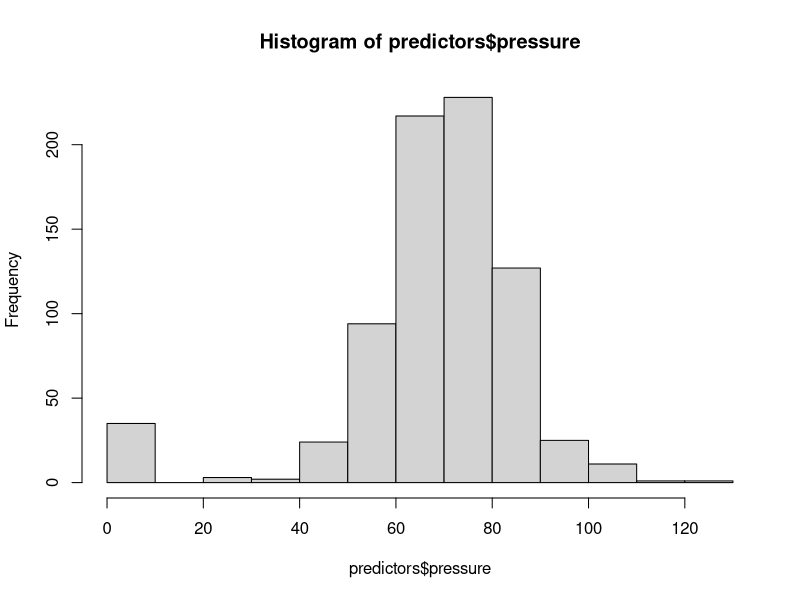
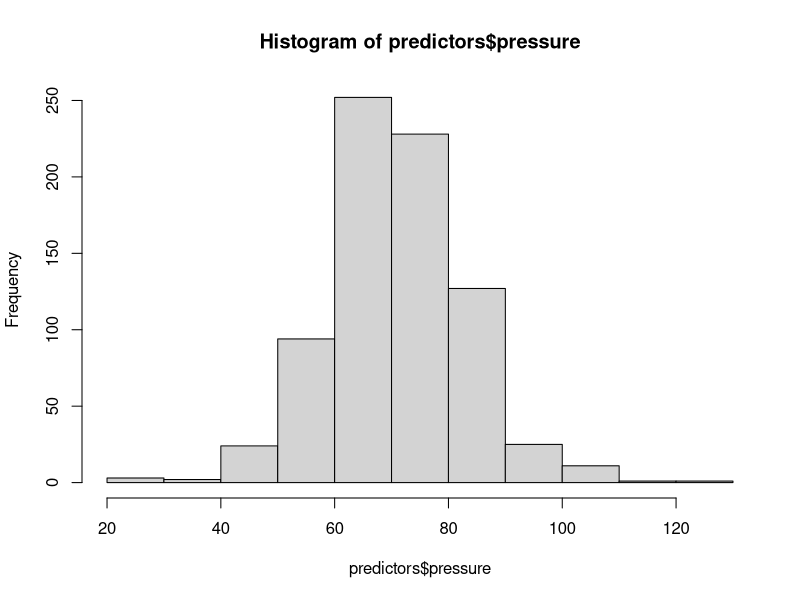
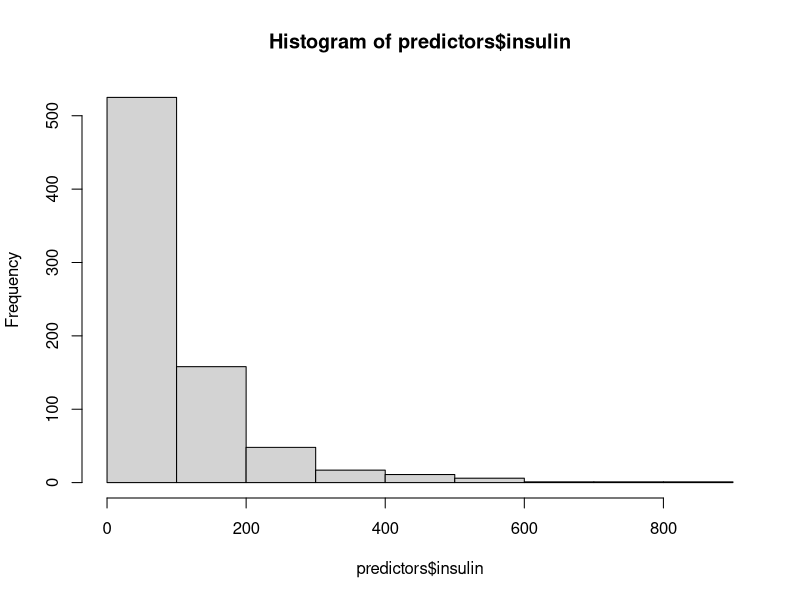
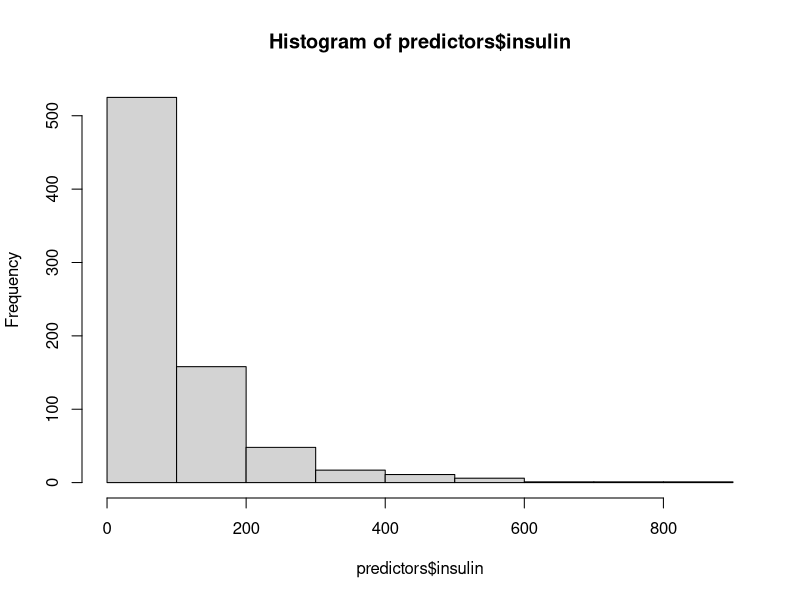
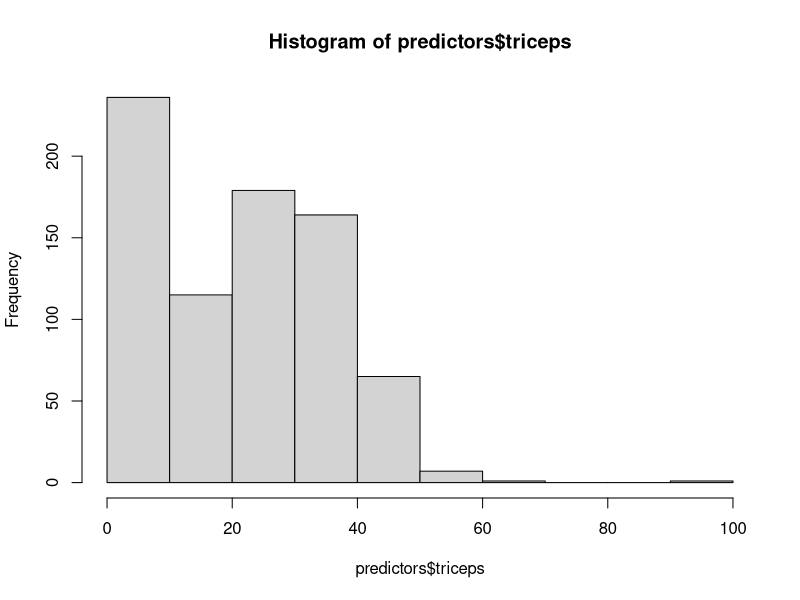
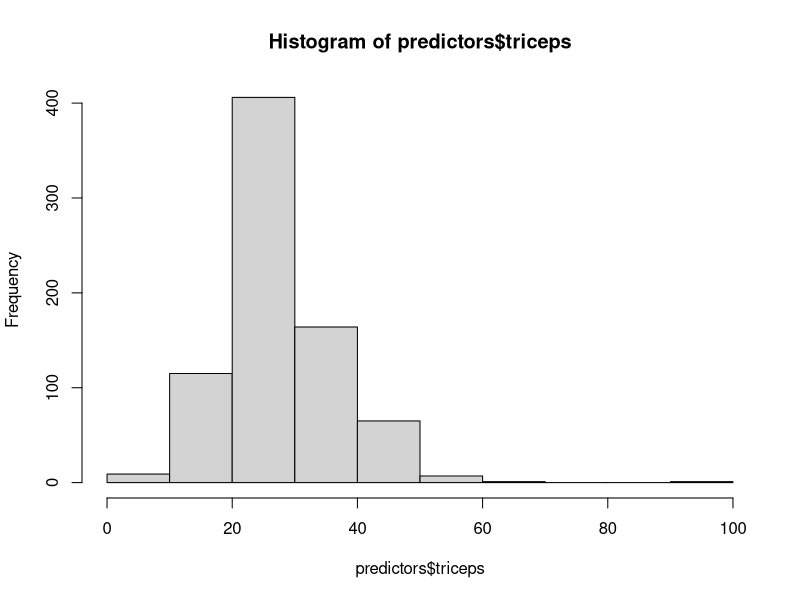
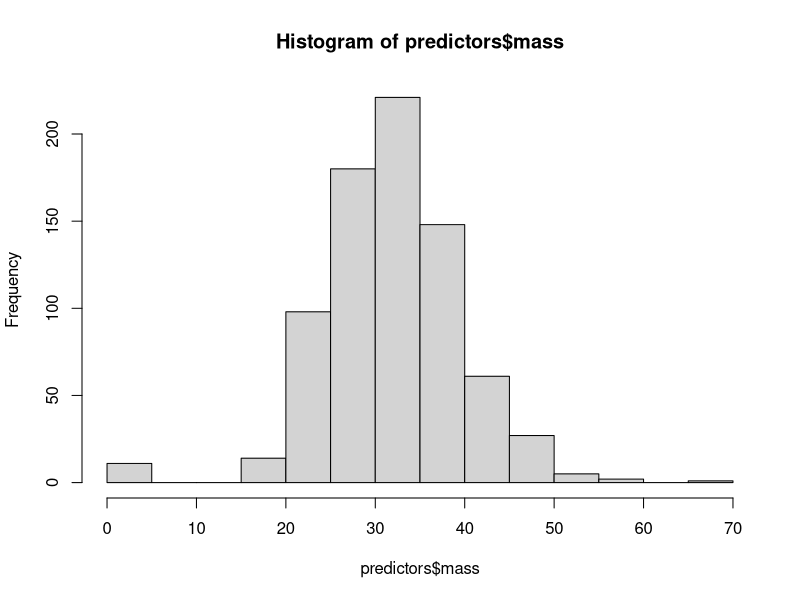
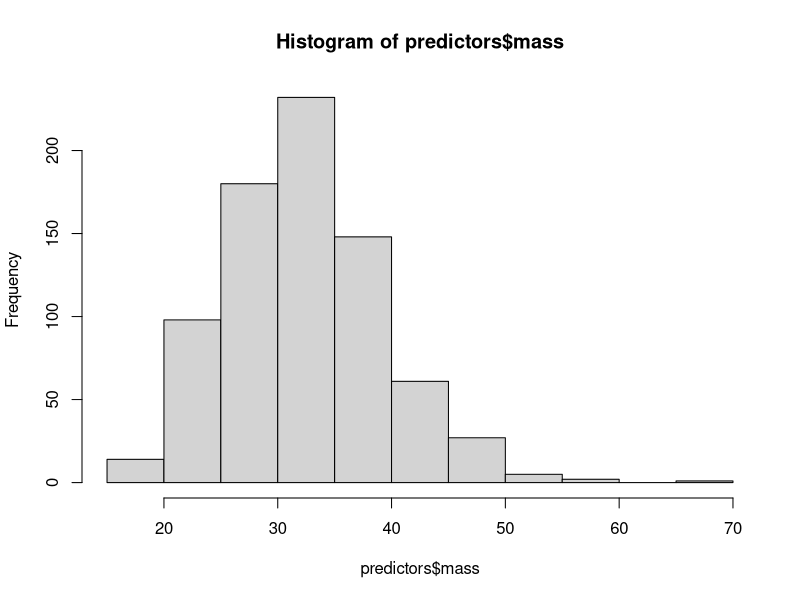

These charts were generated, in order, by the following R code:
## ---- chunk 1
knitr::opts_chunk$set(echo = TRUE)
## ---- chunk 2
library(knitr)
library(corrplot)
library(mlbench)
library(caret)
library(e1071)
library(ggplot2)

data(PimaIndiansDiabetes)

summary(PimaIndiansDiabetes)

predictors <- PimaIndiansDiabetes[ , -(9)]
## ---- chunk 3
hist(predictors$pressure)

predictors[predictors$pressure == 0,]$pressure = mean(predictors$pressure)
hist(predictors$pressure)

hist(predictors$insulin)
predictors[predictors$insulin == 0,]$insulin = mean(predictors$insulin)
hist(predictors$insulin)

hist(predictors$triceps)
predictors[predictors$triceps == 0,]$triceps = mean(predictors$triceps)
hist(predictors$triceps)

hist(predictors$mass)
predictors[predictors$mass == 0,]$mass = mean(predictors$mass)
hist(predictors$mass)


boxplot(predictors)

boxplot(predictors[,-c(5, 1, 7)]) # Glucose looks normal, Blood pressure normal but with outliers, skin thickness skewed positive 
boxplot(predictors[,c(1)]) # Skewed positive
boxplot(predictors[,(7)]) # Heavily Skewed positive
boxplot(predictors[,(5)]) # Heavily Skewed positive


## ---- chunk 4
# no near zero variance predictors
print(nearZeroVar(predictors))
## ---- chunk 5
pairs(predictors)

cor( predictors )

# Use the "corrplot" command:
corrplot( cor( predictors ))
## ---- chunk 6
Skewness <- apply( predictors, 2, skewness )

Outliers <- c()
SkewnessQ <- c()
for (i in 1:ncol(predictors)) {
  BoxPlot = boxplot(predictors[,i], plot=FALSE)
  if (length(BoxPlot$out) > 0) { 
    Outliers = append(Outliers, "Yes")}
  else {
    Outliers = append(Outliers, "No")}
  if (abs(Skewness[i]) < .5) { 
    SkewnessQ = append(SkewnessQ, "None")}
  else if (abs(Skewness[i]) >= .5 & (abs(Skewness[i]) < 1)){ 
    SkewnessQ = append(SkewnessQ, "Moderate")}
  else {
    SkewnessQ = append(SkewnessQ, "High")
  }
  
}

characteristics = data.frame(Skewness, SkewnessQ, Outliers)

kable(characteristics, format = "markdown", col.names = c("Skewness", "Skewness Level", "Contains Outliers"))





## ---- chunk 7
hist(predictors$pedigree)
hist(log(predictors$pedigree))
## ---- chunk 8
hist(predictors$age)

## ---- chunk 9
predictorPPFit <- preProcess(predictors, c("BoxCox", "center", "scale"))

predictorPPFit

predictorPPFit$method$BoxCox

predictorPPFit$bc$pedigree
predictorPPFit$bc$age

predictorPP = predict(predictorPPFit, predictors)
## ---- chunk 10
Pimapca <- prcomp(predictors,center = TRUE, scale. = TRUE)

summary(Pimapca)

Pimapca
